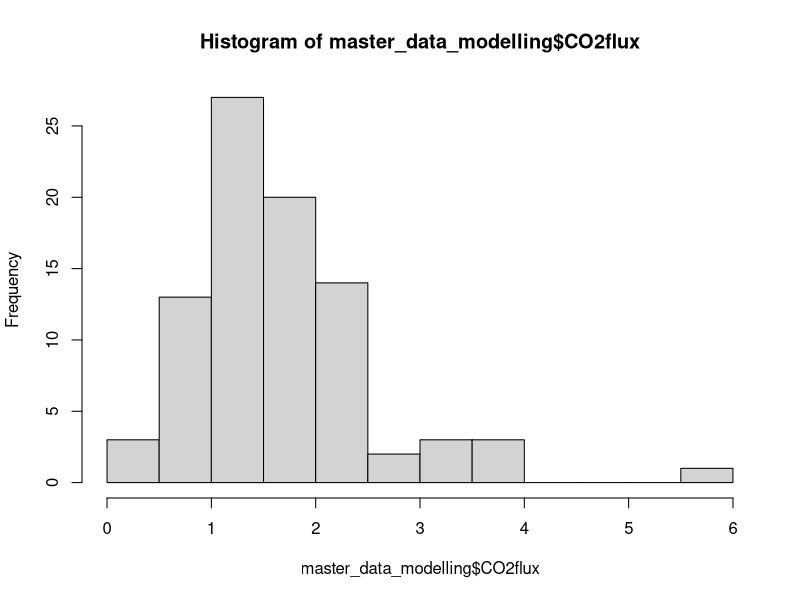
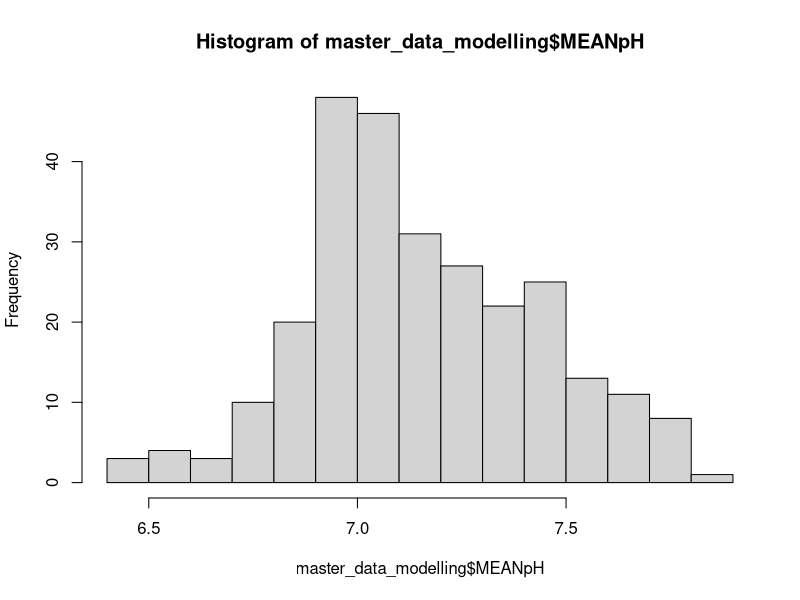
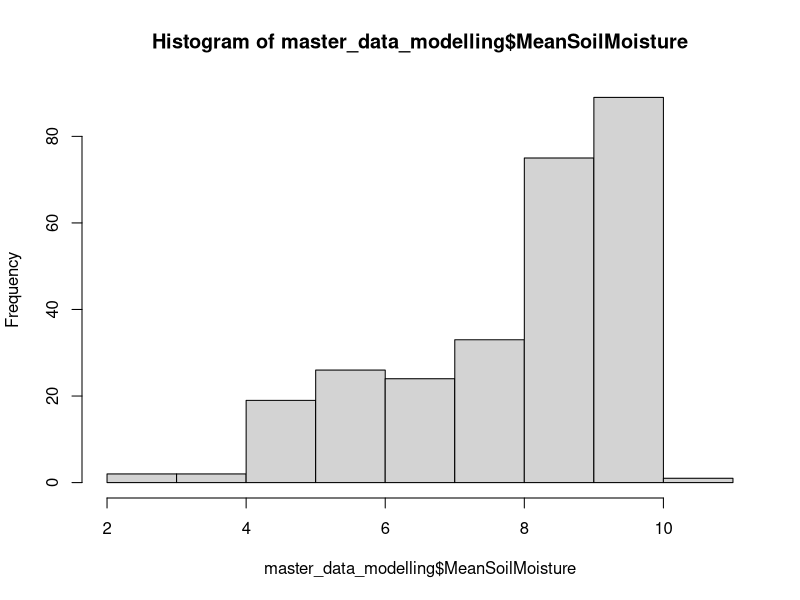
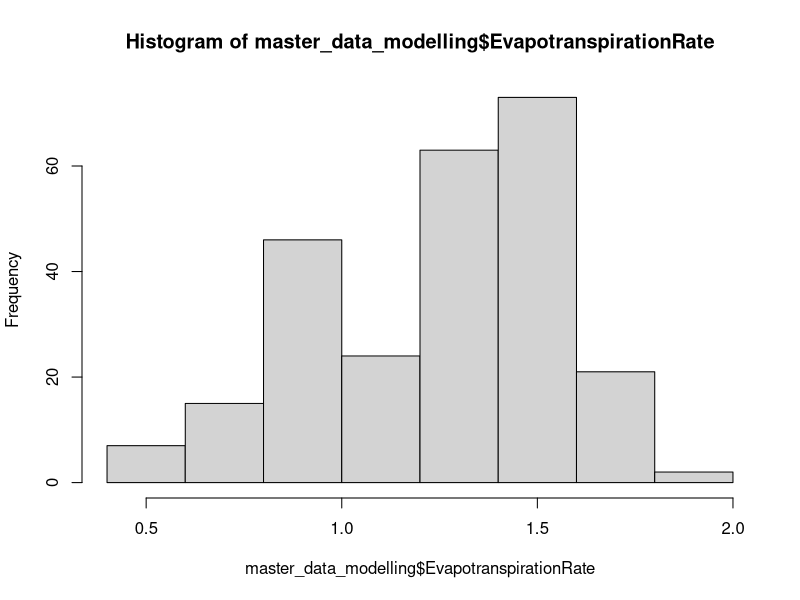
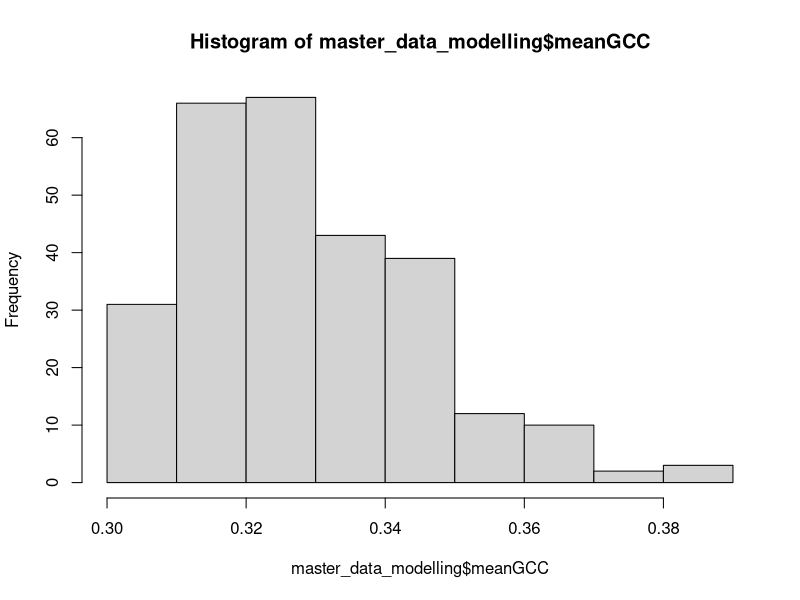
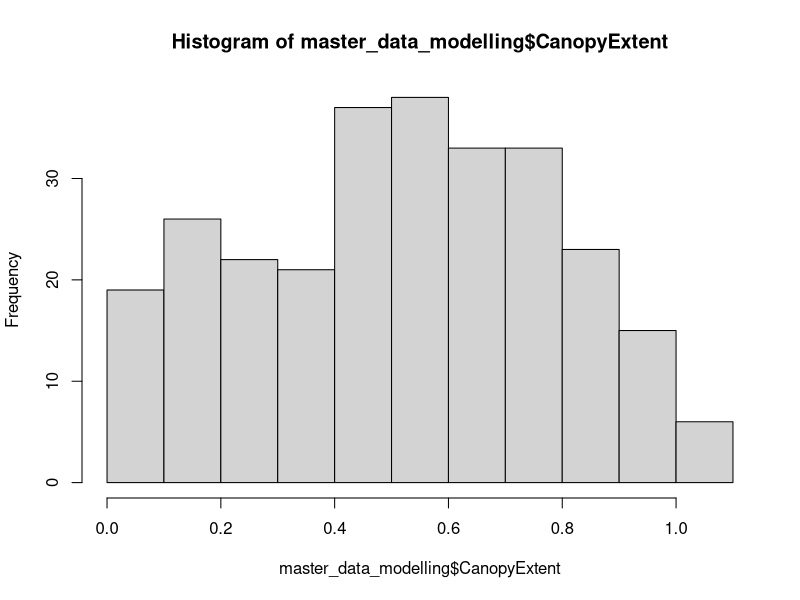
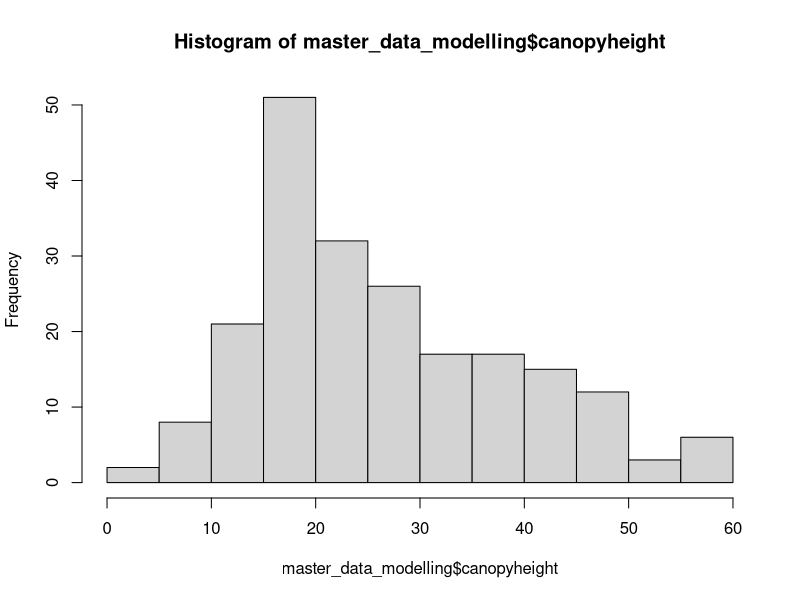

These figures' R source, in order: (Note: this script raises an error after producing the figures.)
############ source: Coding Club ###########
###### edited by Samantha Solis de Ovando ######
setwd("~/Documents/UndergradThesis/data")
####################### LOAD DATA FOR MODELLING #######################
library(readr)

### this is the ONLY sheet I should use for modelling ##
master_data_modelling <- read_csv("shifted_dataset.csv")

head(master_data_modelling)

############################ VISUALIZE DATA ############################
# response variable histogram
#CO2 flux
hist(master_data_modelling$CO2flux)

#pH
hist(master_data_modelling$MEANpH)

#moisture
hist(master_data_modelling$MeanSoilMoisture)

#evapotranspiration
hist(master_data_modelling$EvapotranspirationRate)

#meanGCC
hist(master_data_modelling$meanGCC)

#cover
hist(master_data_modelling$CanopyExtent)

#canopy height
hist(master_data_modelling$canopyheight)

### IMPORTANT ### 
### NONE OF THE RESPONSE VARIABLES HAVE A NORMAL DISTRIBUTION ###
############## THIS IS DUE DATA BEING REPEATED MEASURES ON THE SAME SAMPLES LIKELY ###########

########################################################################
########################## BASIC LINEAR MODEL ##########################
########################################################################

#### plant productivity #####

#greenness (scale 0-1)
basic.lm <- lm(meanGCC ~ CanopyHeight, data = master_data_modelling)
summary(basic.lm)

#cover (scale 0-1)
basic.lm <- lm(CanopyExtent ~ MeanSoilMoisture, data = master_data_modelling)
summary(basic.lm)

#canopy height (cm)
basic.lm <- lm(canopyheight ~ MeanSoilMoisture, data = master_data_modelling)
summary(basic.lm)


###### mixed effects model ######
